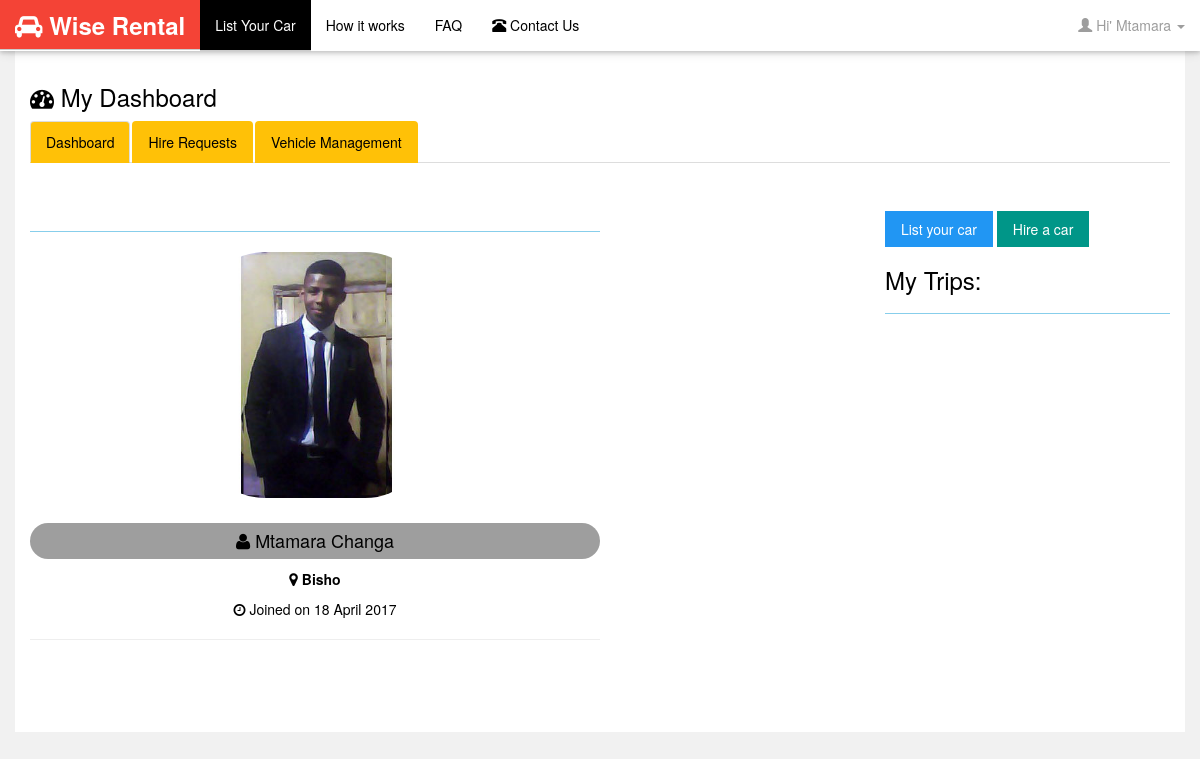
/Dashboard.php (signed in), run on the app's committed database.
### tables this page shows
CREATE TABLE `users` (
  `userid` int(11) NOT NULL,
  `email` varchar(255) DEFAULT NULL,
  `pass` varchar(255) DEFAULT NULL,
  `name` varchar(255) DEFAULT NULL,
  `surname` varchar(255) DEFAULT NULL,
  `created_on` datetime DEFAULT NULL,
  `picture` varchar(255) DEFAULT NULL,
  `pid` int(11) DEFAULT NULL,
  `phone` varchar(50) DEFAULT NULL,
  `active` int(1) NOT NULL DEFAULT '0'
);

CREATE TABLE `city` (
  `pid` int(11) NOT NULL,
  `location` varchar(255) DEFAULT NULL,
  `street_number` varchar(255) DEFAULT NULL,
  `route` varchar(255) DEFAULT NULL,
  `administrative_area_level_1` varchar(255) DEFAULT NULL,
  `country` varchar(255) DEFAULT NULL
);

### News.php (called while the page is built, shortened)
<?php
class News{
   private $mysqli;
   public function __construct(){
		$this->mysqli = new mysqli(DB_HOST,DB_USER,DB_PASSWORD,DB_DATABASE);
		}
   public function getUser($userid){
      $query = "SELECT users.name, users.surname,
                users.picture ,users.created_on, city.location
                FROM users  INNER JOIN city ON users.pid = city.pid
                WHERE users.userid=". $userid;
      $result = $this->mysqli->query($query);
      return $result;
   }
}
?>

### Dashboard.php (the view, shortened to what this page needs)
<?php
require_once('News.php');
$news = new News();
$user = $news->getUser($_SESSION['user']);
?>
<html>
<head>
  <link rel="stylesheet" href="w3/w3.css" />
  <link rel="stylesheet" href="assets/css/bootstrap.min.css"/>
  <link href="assets/font-awesome-4.5.0/css/font-awesome.css" rel="stylesheet" />
</head>
<body class="w3-light-grey">
   <br />
  <div class="container w3-padding-24 w3-white">
  <br />
  <h3><span class="fa fa-dashboard"></span> My Dashboard</h3>
  <ul class="nav nav-tabs">
    <li class="active"><a data-toggle="tab" href="#dash" class="w3-amber w3-hover-yellow" >Dashboard</a></li>
    <li><a data-toggle="tab" href="#hr" class="w3-amber w3-hover-yellow">Hire Requests</a></li>
    <li><a data-toggle="tab" href="#vm" class="w3-amber w3-hover-yellow">Vehicle Management</a></li>
  </ul>
   <div class="tab-content">
  <div id="dash" class="tab-pane fade in active">
    <div class="w3-half w3-padding-48">
    <div class="w3-white w3-center">
           <?php while($row = mysqli_fetch_array($user)) {
                ?>
              <hr class="w3-border-light-blue" />
                 <img src="image/<?php echo $row['picture']; ?> " width="40%" class="w3-round-jumbo" />
              <br /><br />
             <h4 class="w3-grey w3-padding w3-round-jumbo"><span class="fa fa-user"></span> <?php echo $row['name']; ?> <?php echo $row['surname']; ?></h4>
             <p><span class="fa fa-map-marker w3-medium"></span><strong> <?php echo $row['location']; ?></strong>
             </p>
             <p><span class="fa fa-clock-o"></span> Joined on <?php echo date_format(date_create($row['created_on']),"d F Y "); ?></p>
             <hr />
       </div>
    </div>
     <div class="w3-quarter">
    </div>
    <div class="w3-quarter w3-padding-48">
    <a href="addNews.php?id=<?php echo mt_rand(); ?>" class="w3-btn w3-blue w3-padding">List your car</a>
              <a href="SearchSP.php?city=<?php echo $row['location']; ?> "  class="w3-btn w3-teal w3-padding">Hire a car</a>
          <?php } ?>
           <h3>My Trips:</h3>
           <hr class="w3-border-light-blue" />
           </div>
  </div>
</div>
</div>
</body>
</html>

### data on the page
users: picture (picture), name "Mtamara", surname "Changa", pid.location "Bisho", created_on "18 April 2017"
